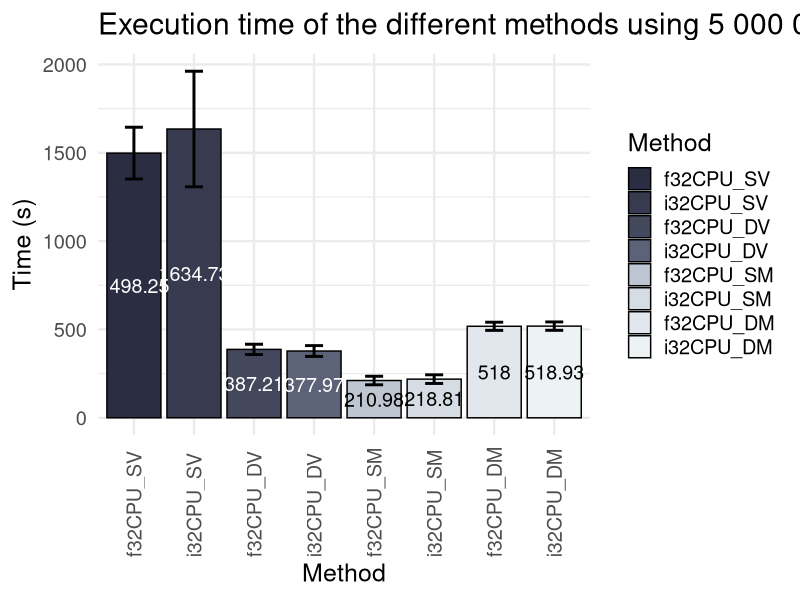

The R source for this figure:
library(tidyverse)
library(readxl)

data <- read_xlsx("benchmark_pc_5000000.xlsx")

data <- data[-c(9, 10),]

data$Method <- factor(data$Method, levels = c("f32CPU_SV",
                                              "i32CPU_SV",
                                              "f32CPU_DV",
                                              "i32CPU_DV",
                                              "f32CPU_SM",
                                              "i32CPU_SM",
                                              "f32CPU_DM",
                                              "i32CPU_DM",
                                              "f32GPU_DV",
                                              "f32GPU_DM",
                                              "f32GPU_SM"))

std9_palette = c("#2B2D42", "#5C6378", "#8D99AE",
                 "#BDC6D1", "#EDF2F4", "#EE8B98",
                 "#EF233C", "#E41433", "#D90429")

grp9_palette = c("#2B2D42", "#5C6378", "#757E93",
                 "#A5B0C0", "#BDC6D1", "#EDF2F4",
                 "#EF233C", "#E41433", "#D90429")

nge9_palette = c("#E8D5D3", "#CDC1C4", "#B2ADB4", 
                 "#C06B6E", "#CE2928", "#B62626", 
                 "#9E2224", "#6A2123", "#362022")

grp11_palette = c("#2B2D42", "#383B50", "#44485D", "#5C6378",
                  "#BDC6D1", "#D5DCE3", "#E1E7EC", "#EDF2F4",
                  "#EF233C", "#E41433", "#D90429")

grp10_palette = c("#2B2D42", "#383B50", "#44485D", "#5C6378",
                  "#BDC6D1", "#D5DCE3", "#E1E7EC", "#EDF2F4",
                  "#EF233C", "#E41433")

grp08_palette = c("#2B2D42", "#383B50", "#44485D", "#5C6378",
                  "#BDC6D1", "#D5DCE3", "#E1E7EC", "#EDF2F4")

text_col <- c(rep("white", 4), rep("black", 4))

# export as 1200 x 800

ggplot(data, aes(x = Method, y = Mean, fill = Method)) +
  geom_bar(stat="identity", color = "black") +
  geom_errorbar(aes(x = Method, ymin = Mean-SD, ymax = Mean+SD), colour = "black", width = 0.3, linewidth = 1.0) +
  scale_fill_manual(values = grp10_palette) +
  ggtitle("Execution time of the different methods using 5 000 000 simulated candidates.") +
  xlab("Method") +
  ylab("Time (s)") +
  geom_text(aes(label=round(Mean, 2)), size = 5.0, color = text_col, position = position_stack(vjust = 0.5)) +
  theme_minimal(base_size = 18) +
  theme(axis.text.x = element_text(angle = 90, hjust = 0, vjust = 0.5))
